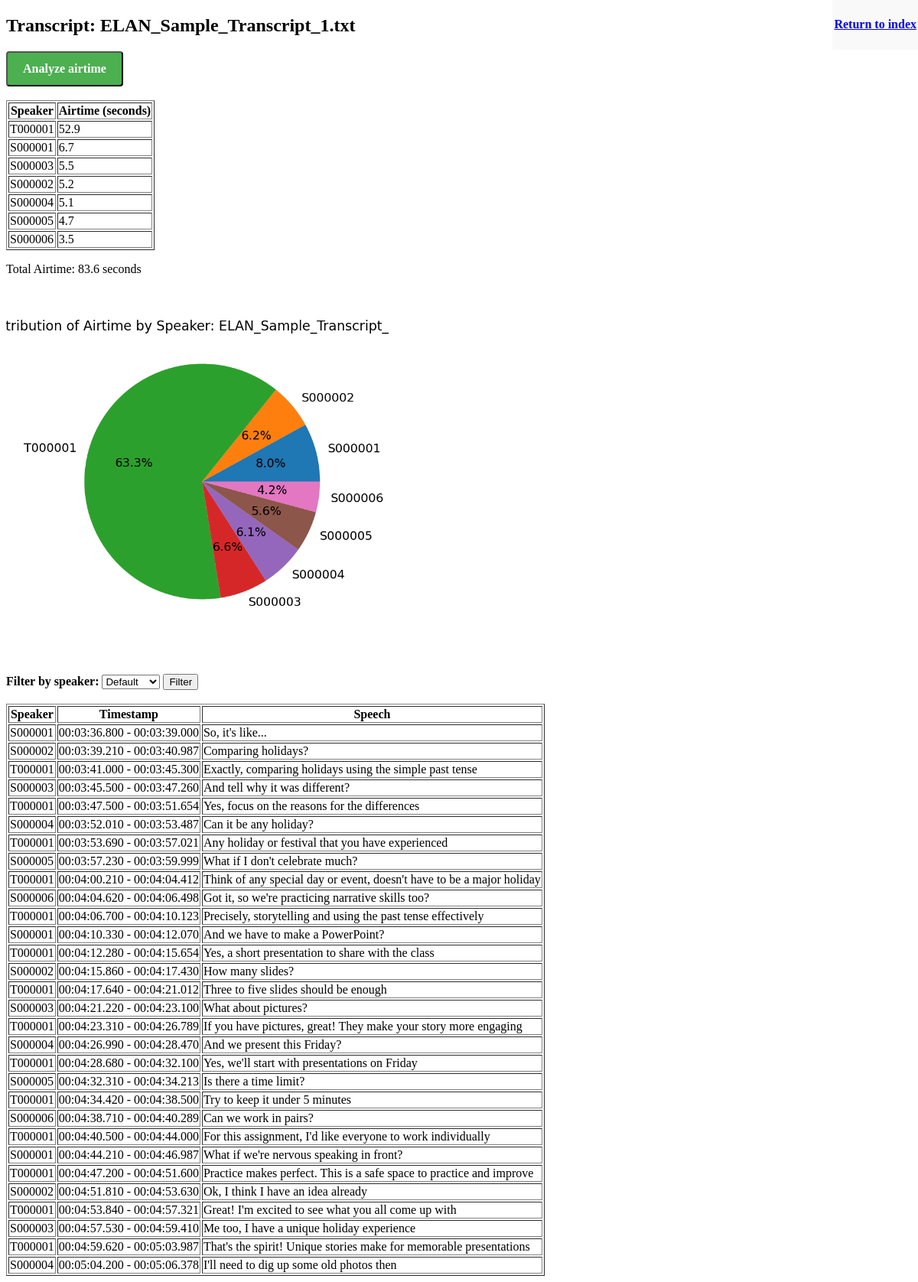
Screenshot of /analyze_airtime/2 with the database file from the repository.
### models.py (models this page shows, shortened)
class Transcript(db.Model):
    id = db.Column(db.Integer, primary_key=True)
    filename = db.Column(db.String(255), unique=True, nullable=False)
    text = db.Column(db.Text, nullable=False)
    transcript_data = db.Column(db.JSON, nullable=True)
    speakers = db.Column(db.JSON, nullable=True)  # Store list of unique speakers
    airtimes = db.Column(db.JSON, nullable=True)  # Store airtime data
    airtimes_chart_path = db.Column(db.String(255), nullable=True)

### app.py (the view)
@app.route('/analyze_airtime/<int:transcript_id>', methods=['GET'])
def analyze_airtime_route(transcript_id):
    transcript = Transcript.query.get_or_404(transcript_id)
    transcript_data = transcript.transcript_data
    speakers = transcript.speakers
    filename = transcript.filename
    airtimes = transcript.airtimes
    airtimes_chart_path = transcript.airtimes_chart_path
    total_airtime = sum(airtimes.values())
    sorted_airtimes = {k: v for k, v in sorted(airtimes.items(), key=lambda item: item[1], reverse=True)}
    return render_template('transcript_display.html', transcript_id=transcript_id, filename=filename, transcript_data=transcript_data, speakers=speakers, airtimes=sorted_airtimes, total_airtime=total_airtime, airtimes_chart_path=airtimes_chart_path)

### templates/transcript_display.html (shortened to what this page needs)
<!DOCTYPE html>
<html>
<head>
    <link href="{{ url_for('static', filename='styles.css') }}" rel="stylesheet">
</head>
<body>
    <h2>Transcript: {{ filename }}</h2>
    <header>
        <h4><a href="/">Return to index</a></h4>
    </header>
    <form action="/analyze_airtime/{{ transcript_id }}" method="get">
        <button class="airtime-button" type="submit">Analyze airtime</button>
    </form>
    <br>
    {% if airtimes %}
    <table border="1">
        <thead>
            <tr>
                <th>Speaker</th>
                <th>Airtime (seconds)</th>
            </tr>
        </thead>
        <tbody>
            {% for speaker, duration in airtimes.items() %}
            <tr>
                <td>{{ speaker }}</td>
                <td>{{ duration }}</td>
            </tr>
            {% endfor %}
        </tbody>
    </table>
    <p>Total Airtime: {{ total_airtime }} seconds</p>
    <img src="{{ url_for('static', filename=airtimes_chart_path) }}" alt="Pie chart">
    <br>
    {% endif %}
    <form action="/filter_by_speaker/{{ transcript_id }}" method="get">
        <label for="speaker"><b>Filter by speaker:</b></label>
        <select name="speaker">
          <option value="Default">Default</option>
        </select>
        <input type="submit" value="Filter">
      </form>
      <br>
    <table border="1">
        <tr>
            <th>Speaker</th>
            <th>Timestamp</th>
            <th>Speech</th>
        </tr>
        {% for entry in transcript_data %}
        <tr>
            <td>{{ entry.speaker }}</td>
            <td>{{ entry.timestamp }}</td>
            <td>{{ entry.speech }}</td>
        </tr>
        {% endfor %}
    </table>
</body>
</html>

### static/styles.css (style rules this page uses)
header { position: fixed; top: 0; right: 0; padding: 2px; background-color: #f9f9f9; z-index: 1000; }
img { max-width: 500px; height: auto; }
.airtime-button { background-color: #4CAF50; color: white; padding: 12px 20px; font-size: 16px; font-family: serif; font-weight: bold; border-radius: 4px; cursor: pointer; }

### rows the page displays
Transcript: filename "ELAN_Sample_Transcript_1.txt", airtimes_chart_path (picture)

### other values shown
{{ speaker }} "T000001" "S000001" "S000003" "S000002" "S000004" "S000005" "S000006"
{{ duration }} "52.9" "6.7" "5.5" "5.2" "5.1" "4.7" "3.5"
{{ total_airtime }} "83.6"
{{ entry.speaker }} "S000001" "S000002" "T000001" "S000003" "T000001" "S000004" "T000001" "S000005" "T000001" "S000006" "T000001" "S000001" "T000001" "S000002" "T000001" "S000003" "T000001" "S000004" "T000001" "S000005" "T000001" "S000006" "T000001" "S000001" "T000001" "S000002" "T000001" "S000003" "T000001" "S000004"
{{ entry.timestamp }} "00:03:36.800 - 00:03:39.000" "00:03:39.210 - 00:03:40.987" "00:03:41.000 - 00:03:45.300" "00:03:45.500 - 00:03:47.260" "00:03:47.500 - 00:03:51.654" "00:03:52.010 - 00:03:53.487" "00:03:53.690 - 00:03:57.021" "00:03:57.230 - 00:03:59.999" "00:04:00.210 - 00:04:04.412" "00:04:04.620 - 00:04:06.498" "00:04:06.700 - 00:04:10.123" "00:04:10.330 - 00:04:12.070" "00:04:12.280 - 00:04:15.654" "00:04:15.860 - 00:04:17.430" "00:04:17.640 - 00:04:21.012" "00:04:21.220 - 00:04:23.100" "00:04:23.310 - 00:04:26.789" "00:04:26.990 - 00:04:28.470" "00:04:28.680 - 00:04:32.100" "00:04:32.310 - 00:04:34.213" "00:04:34.420 - 00:04:38.500" "00:04:38.710 - 00:04:40.289" "00:04:40.500 - 00:04:44.000" "00:04:44.210 - 00:04:46.987" "00:04:47.200 - 00:04:51.600" "00:04:51.810 - 00:04:53.630" "00:04:53.840 - 00:04:57.321" "00:04:57.530 - 00:04:59.410" "00:04:59.620 - 00:05:03.987" "00:05:04.200 - 00:05:06.378"
{{ entry.speech }} "So, it's like..." "Comparing holidays?" "Exactly, comparing holidays using the simple past tense" "And tell why it was different?" "Yes, focus on the reasons for the differences" "Can it be any holiday?" "Any holiday or festival that you have experienced" "What if I don't celebrate much?" "Think of any special day or event, doesn't have to be a major holiday" "Got it, so we're practicing narrative skills too?" "Precisely, storytelling and using the past tense effectively" "And we have to make a PowerPoint?" "Yes, a short presentation to share with the class" "How many slides?" "Three to five slides should be enough" "What about pictures?" "If you have pictures, great! They make your story more engaging" "And we present this Friday?" "Yes, we'll start with presentations on Friday" "Is there a time limit?" "Try to keep it under 5 minutes" "Can we work in pairs?" "For this assignment, I'd like everyone to work individually" "What if we're nervous speaking in front?" "Practice makes perfect. This is a safe space to practice and improve" "Ok, I think I have an idea already" "Great! I'm excited to see what you all come up with" "Me too, I have a unique holiday experience" "That's the spirit! Unique stories make for memorable presentations" "I'll need to dig up some old photos then"
